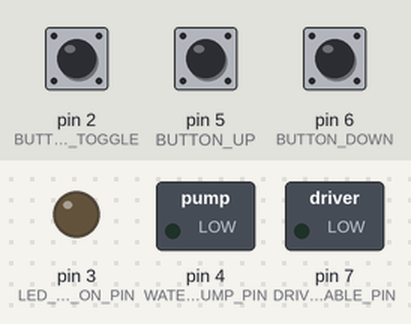
Bench run of a sketch on a simulated Arduino Nano, built with avr-gcc and run on an emulated ATmega328P. Parts: switched loads named in the sketch (green lamp = pin HIGH), output pins drawn as LEDs (lit = HIGH). The test bench sets the inputs (shaded band); at power-on: pin 2 (BUTTON_TOGGLE) HIGH, pin 5 (BUTTON_UP) HIGH, pin 6 (BUTTON_DOWN) HIGH.

Above: at 1.2 s.
1.3 s: pin 2 (BUTTON_TOGGLE) pulled LOW for 0.15 s
At 1.9 s:
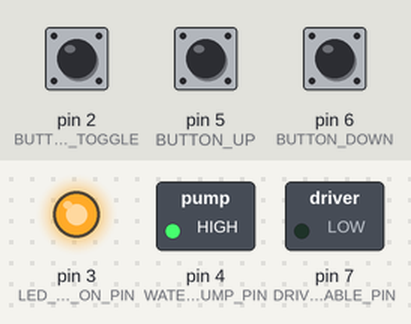
2.9 s: pin 2 (BUTTON_TOGGLE) pulled LOW for 1 s
At 4.2 s:
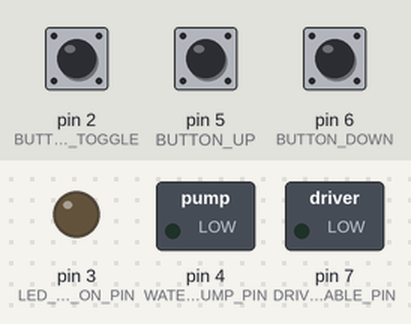
5.4 s: pin 2 (BUTTON_TOGGLE) pulled LOW for 3.2 s
At 6.0 s:
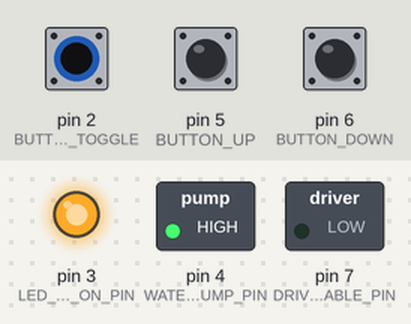
Timing chart, 0 to 8.4 s (numbered marks = the images above; inputs shaded):
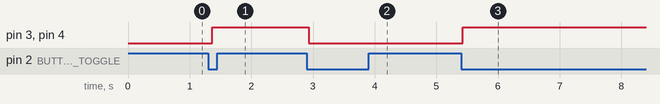

The sketch:

main.ino
```cpp
/*! @mainpage Arduino Water Dispenser
 * @date Monday, May 1, 2023
 * @authors Agustin de Vedia
 *
 * @file main.ino Main program script for Arduino.
 * Refer to src\ for the implementation of the modules.
 *
 * @note Program is designed to run in an Arduino Nano.
 */

//=====[Libraries]=============================================================

#include ".\src\Tray\tray.h"
#include ".\src\WaterPump\waterPump.h"
#include ".\src\UserInterface\userInterface.h"

//=====[Declaration of public defines]=========================================

#define MAINLOOP_TIME_INCREMENT_MS 10 ///< Time interval to update modules.

//=====[Declaration of public global variables]================================

bool blockWaterFlow = false; ///< Boolean to indicate if the flow of water should be suspended.

//=====[Main setup function, the program entry point after power on or reset]==

/**
 * @brief Main setup function.
 *
 */
void setup() {
    trayInit(MAINLOOP_TIME_INCREMENT_MS);
    waterPumpInit(MAINLOOP_TIME_INCREMENT_MS);
    userInterfaceInit(MAINLOOP_TIME_INCREMENT_MS);

    Serial.begin(9600); // Debug
}

//=====[Main loop function, the program entry point after power on or reset]===

/**
 * @brief Mainloop.
 *
 */
void loop() {
    blockWaterFlow = trayUpdate();
    waterPumpUpdate(blockWaterFlow);

    userInterfaceUpdate();

    delay(MAINLOOP_TIME_INCREMENT_MS);
}
```

motor.cpp
```cpp
//=====[Libraries]=============================================================

#include "motor.h"

#include <Arduino.h>

//=====[Declaration of private defines]========================================

#define PRESSED LOW // PULL UP
#define NOT_PRESSED HIGH // PULL UP
#define BUTTON_UP 5 // PULL UP
#define BUTTON_DOWN 6 // PULL UP
#define DRIVER_ENABLE_PIN 7
#define DEBOUNCE_MOTOR_BUTTON_TIME_MS 40
#define MOTOR_RUNNING_SPEED 150
#define MOTOR_LED_PIN 8

//=====[Declaration of private data types]=====================================

typedef enum {
    MOTOR_IN_PLACE,
    MOTOR_GOING_UP,
    MOTOR_GOING_DOWN,
    //MOTOR_DEBOUNCE_UP,
    //MOTOR_DEBOUNCE_DOWN
} MotorStatus_t;

//=====[Declaration and initialization of private global variables]============

static MotorStatus_t motorStatus;
static int timeIncrement_ms;

//=====[Declarations (prototypes) of private functions]========================

/**
 *  @brief Makes the tray move upwards.
 *
 */
static void goUp();

/**
 *  @brief Makes the tray move upwards.
 *
 */
static void goDown();

/**
 *  @brief Makes the tray stop moving.
 *
 */
static void standStill();

//=====[Implementations of public functions]===================================

void motorInit(int dt)
{
    pinMode(BUTTON_UP, INPUT_PULLUP);
    pinMode(BUTTON_DOWN, INPUT_PULLUP);

    pinMode(DRIVER_ENABLE_PIN, OUTPUT);
    digitalWrite(DRIVER_ENABLE_PIN, LOW);

    motorStatus = MOTOR_IN_PLACE;

    timeIncrement_ms = dt;
}

bool motorUpdate()
{
    // static int accumulatedDebounceMotorButtonTime = 0;
    // static bool buttonUpTentativePressed = false;
    // static bool buttonDownTentativePressed = false;

    switch(motorStatus) {
        case MOTOR_IN_PLACE:
            if(digitalRead(BUTTON_DOWN) == PRESSED) {
                //buttonDownTentativePressed = true;
                motorStatus = MOTOR_GOING_DOWN; //MOTOR_DEBOUNCE_DOWN;
            } else if(digitalRead(BUTTON_UP) == PRESSED) {
                // buttonUpTentativePressed = true;
                motorStatus = MOTOR_GOING_UP; //MOTOR_DEBOUNCE_UP;
            }
            standStill();
            break;
        case MOTOR_GOING_UP:
            if(digitalRead(BUTTON_UP) == NOT_PRESSED) {
                //buttonUpTentativePressed = false;
                motorStatus = MOTOR_IN_PLACE; // MOTOR_DEBOUNCE_UP;
            }
            goUp();
            break;
        case MOTOR_GOING_DOWN:
            if(digitalRead(BUTTON_DOWN) == NOT_PRESSED) {
                //buttonDownTentativePressed = false;
                motorStatus = MOTOR_IN_PLACE; // MOTOR_DEBOUNCE_DOWN;
            }
            goDown();
            break;
        /*
        case MOTOR_DEBOUNCE_UP:
            if(accumulatedDebounceMotorButtonTime >= DEBOUNCE_MOTOR_BUTTON_TIME_MS) {
                if(buttonUpTentativePressed) {
                    if(digitalRead(BUTTON_UP) == PRESSED)
                        motorStatus = MOTOR_GOING_UP;
                    else {
                        motorStatus = MOTOR_IN_PLACE;
                        buttonUpTentativePressed = false;
                    }
                } else {
                    if(digitalRead(BUTTON_UP) == NOT_PRESSED)
                        motorStatus = MOTOR_IN_PLACE;
                    else {
                        motorStatus: MOTOR_GOING_UP;
                        buttonUpTentativePressed = true;
                    }
                }
                accumulatedDebounceMotorButtonTime = 0;
            } else {
                accumulatedDebounceMotorButtonTime += timeIncrement_ms;
            }
            break;
        case MOTOR_DEBOUNCE_DOWN:
            if(accumulatedDebounceMotorButtonTime >= DEBOUNCE_MOTOR_BUTTON_TIME_MS) {
                if(buttonDownTentativePressed) {
                    if(digitalRead(BUTTON_DOWN) == PRESSED)
                        motorStatus = MOTOR_GOING_DOWN;
                    else {
                        motorStatus = MOTOR_IN_PLACE;
                        buttonDownTentativePressed = false;
                    }
                } else {
                    if(digitalRead(BUTTON_DOWN) == NOT_PRESSED)
                        motorStatus = MOTOR_IN_PLACE;
                    else {
                        motorStatus = MOTOR_GOING_DOWN;
                        buttonDownTentativePressed = true;
                    }
                }
                accumulatedDebounceMotorButtonTime = 0;
            } else {
                accumulatedDebounceMotorButtonTime += timeIncrement_ms;
            }
            break;
        */
        default:
            motorStatus = MOTOR_IN_PLACE;
            // buttonDownTentativePressed = false;
            // buttonDownTentativePressed = false;
    }

    /*
    if( motorStatus == MOTOR_GOING_UP || motorStatus == MOTOR_GOING_DOWN)
        return true;
    return false;
    */

    if(motorStatus == MOTOR_IN_PLACE)
        return false;
    return true;
}

bool isMotorInPlace()
{
    return motorStatus == MOTOR_IN_PLACE;
}


bool isMotorMovingUp()
{
    return motorStatus == MOTOR_GOING_UP;
}


bool isMotorMovingDown()
{
    return motorStatus == MOTOR_GOING_DOWN;
}

//=====[Implementations of private functions]==================================

static void goUp()
{
    // #TODO: Update output pins so motor goes up.
    digitalWrite(MOTOR_LED_PIN, HIGH);
}

static void goDown()
{
    // #TODO: Update output pins so motor goes down.
    digitalWrite(MOTOR_LED_PIN, HIGH);
}

static void standStill()
{
    // #TODO: Update output pins so motor does not move.
    digitalWrite(MOTOR_LED_PIN, LOW);
}
```

motor.h
```cpp
//=====[#include guards - begin]===============================================

#ifndef _MOTOR_H_
#define _MOTOR_H_

/*
    Module description.
    Pinout.
*/

//=====[Declarations (prototypes) of public functions]=========================

/**
 *  @brief Initialices the motors, divers and related pins.
 *  @param[dt] How often to update the motors.
 */
void motorInit(int dt);

/**
 *  @brief Updates the motor according to input pins.
 *  @return Boolean indicating whether the motors are in motion or not.
 */
bool motorUpdate();

/**
 * @brief Returns boolean indicating if the tray is standing still.
 *
 * @return true If the tray is still.
 * @return false If the tray is moving.
 */
bool isMotorInPlace();

/**
 * @brief Returns boolean indicating if the tray is moving up.
 *
 * @return true If the tray is moving up.
 * @return false If the tray is not moving up.
 */
bool isMotorMovingUp();

/**
 * @brief Returns boolean indicating if the tray is moving down.
 *
 * @return true If the tray is moving down.
 * @return false If the tray is not moving down.
 */
bool isMotorMovingDown();

//=====[#include guards - end]=================================================

#endif // _MOTOR_H_
```

positions.cpp
```cpp
//=====[Libraries]=============================================================

#include "positions.h"

#include <Arduino.h>

//=====[Declaration of private defines]========================================

//=====[Declaration of private data types]=====================================

//=====[Declaration and initialization of private global variables]============

//=====[Declarations (prototypes) of private functions]========================

//=====[Implementations of public functions]===================================

//=====[Implementations of private functions]==================================
```

positions.h
```cpp
//=====[#include guards - begin]===============================================

#ifndef _POSITIONS_H_
#define _POSITIONS_H_

/*
    Module description.
    Pinout.
*/

//=====[Declarations (prototypes) of public functions]=========================

//=====[#include guards - end]=================================================

#endif _POSITIONS_H_
```

tray.cpp
```cpp
//=====[Libraries]=============================================================

#include "tray.h"
#include ".\Motor\motor.h"
#include ".\Positions\positions.h"

#include <Arduino.h>

//=====[Declaration of private defines]========================================

//=====[Declaration of private data types]=====================================

typedef enum {
    TRAY_IN_PLACE,
    TRAY_GOING_UP,
    TRAY_GOING_DOWN,
    TRAY_MOVING_TO_POSITION
} TrayStatus_t;

typedef enum {
    POSITION_1,
    POSITION_2,
    POSITION_3,
    POSITION_X
} Position_t;

//=====[Declaration and initialization of private global variables]============

//=====[Declarations (prototypes) of private functions]========================

void moveToPosition(Position_t pos);

//=====[Implementations of public functions]===================================

void trayInit(int dt)
{
    motorInit(dt);
}

bool trayUpdate()
{
    return motorUpdate();
}

bool isTrayInPlace()
{
    return isMotorInPlace();
}

bool isTrayMovingUp()
{
    return isMotorMovingUp();
}

bool isTrayMovingDown()
{
    return isMotorMovingDown();
}

//=====[Implementations of private functions]==================================


void moveToPosition(Position_t pos)
{
    // TODO: Implement
}
```

tray.h
```cpp
//=====[#include guards - begin]===============================================

#ifndef _TRAY_H_
#define _TRAY_H_

/*
    Module description.
    Pinout.
*/

//=====[Declarations (prototypes) of public functions]=========================

/**
 * @brief Initialices Tray.
 * @param[dt] How often to update the motors.
 */
void trayInit(int dt);

/**
 * @brief Updates Tray status and pins.
 * @return Boolean indicating whether the tray is in motion or not.
 */
bool trayUpdate();

/**
 * @brief Returns boolean indicating if the tray is standing still.
 *
 * @return true If the tray is still.
 * @return false If the tray is moving.
 */
bool isTrayInPlace();

/**
 * @brief Returns boolean indicating if the tray is moving up.
 *
 * @return true If the tray is moving up.
 * @return false If the tray is not moving up.
 */
bool isTrayMovingUp();

/**
 * @brief Returns boolean indicating if the tray is moving down.
 *
 * @return true If the tray is moving down.
 * @return false If the tray is not moving down.
 */
bool isTrayMovingDown();


//=====[#include guards - end]=================================================

#endif _TRAY_H_
```

userInterface.h
```cpp
//=====[#include guards - begin]===============================================

#ifndef _USER_INTERFACE_H_
#define _USER_INTERFACE_H_

/*
    Module description.
    Pinout.
*/

//=====[Declarations (prototypes) of public functions]=========================

/**
 *  @brief Initialices the modules and related pins.
 *
 */
void userInterfaceInit(int dt);

/**
 *  @brief Initialices updates the modules related to the user interface.
 *
 */
void userInterfaceUpdate();

//=====[#include guards - end]=================================================

#endif // _USER_INTERFACE_H_
```

waterPump.cpp
```cpp
//=====[Libraries]=============================================================

#include "waterPump.h"

#include <Arduino.h>

//=====[Declaration of private defines]========================================

#define PRESSED LOW // PULL UP
#define NOT_PRESSED HIGH // PULL UP
#define BUTTON_TOGGLE 2 // PULL UP
#define LED_FLOW_ON_PIN 3
#define WATER_PUMP_PIN 4 // Send PWM.

#define DEBOUNCE_WATER_PUMP_BUTTON_TIME_MS 40

#define FLOW_RATE 50 // 255: full power. 50: 20% aprox.
#define NO_FLOW 0

//=====[Declaration of private data types]=====================================

typedef enum {
    FLOWING,
    NOT_FLOWING,
    DEBOUNCE_TOGGLE_BUTTON
} WaterPumpStatus_t;

//=====[Declaration and initialization of private global variables]============

static WaterPumpStatus_t waterPumpStatus;
static int timeIncrement_ms;
static bool waterFlowing;

//=====[Declarations (prototypes) of private functions]========================

/**
 *  @brief Starts water flow.
 *
 */
static void startFlow();

/**
 *  @brief Stops water flow.
 *
 */
static void stopFlow();

//=====[Implementations of public functions]===================================

void waterPumpInit(int dt)
{
    pinMode(BUTTON_TOGGLE, INPUT_PULLUP);
    pinMode(LED_FLOW_ON_PIN, OUTPUT);
    pinMode(WATER_PUMP_PIN, OUTPUT);

    waterPumpStatus = NOT_FLOWING;
    stopFlow();

    timeIncrement_ms = dt;
}

bool waterPumpUpdate(bool flowBlock)
{
    static int accumulatedToggleButtonTime = 0;

    static bool toggleButtonPressed = false;
    static bool toggleButtonTentativePressed = false;

    switch(waterPumpStatus) {
        case FLOWING:
            if(flowBlock)
                waterPumpStatus = NOT_FLOWING;
            else {
                if(!waterFlowing)
                    startFlow();
                if(!toggleButtonPressed) {
                    if(digitalRead(BUTTON_TOGGLE) == PRESSED) {
                        toggleButtonTentativePressed = true;
                        waterPumpStatus = DEBOUNCE_TOGGLE_BUTTON;
                    }
                } else {
                    if(digitalRead(BUTTON_TOGGLE) == NOT_PRESSED) {
                        toggleButtonTentativePressed = false;
                        waterPumpStatus = DEBOUNCE_TOGGLE_BUTTON;
                    }
                }
            }
            break;
        case NOT_FLOWING:
            if(waterFlowing)
                stopFlow();
            if(!toggleButtonPressed) {
                if(digitalRead(BUTTON_TOGGLE) == PRESSED) {
                    toggleButtonTentativePressed = true;
                    waterPumpStatus = DEBOUNCE_TOGGLE_BUTTON;
                }
            } else {
                    if(digitalRead(BUTTON_TOGGLE) == NOT_PRESSED) {
                        toggleButtonTentativePressed = false;
                        waterPumpStatus = DEBOUNCE_TOGGLE_BUTTON;
                    }
                }
            break;
        case DEBOUNCE_TOGGLE_BUTTON:
            if(accumulatedToggleButtonTime >= DEBOUNCE_WATER_PUMP_BUTTON_TIME_MS) {
                if(toggleButtonTentativePressed) {
                    if(digitalRead(BUTTON_TOGGLE) == PRESSED) {
                        toggleButtonPressed = true;
                        if(waterFlowing)
                            waterPumpStatus = NOT_FLOWING;
                        else
                            waterPumpStatus = FLOWING;
                    } else {
                        if(waterFlowing)
                            waterPumpStatus = FLOWING;
                        else
                            waterPumpStatus = NOT_FLOWING;
                    }
                } else {
                    if(digitalRead(BUTTON_TOGGLE) == NOT_PRESSED)
                        toggleButtonPressed = false;
                    if(waterFlowing)
                        waterPumpStatus = FLOWING;
                    else
                        waterPumpStatus = NOT_FLOWING;
                }
            } else {
                accumulatedToggleButtonTime += timeIncrement_ms;
            }
            break;
        default:
            waterPumpStatus = NOT_FLOWING;
    }

    return waterFlowing;
}

bool isWaterFlowing()
{
    return waterFlowing;
}

//=====[Implementations of private functions]==================================

static void startFlow()
{
    waterFlowing = true;
    digitalWrite(WATER_PUMP_PIN, HIGH);
    digitalWrite(LED_FLOW_ON_PIN, HIGH);
}

static void stopFlow()
{
    waterFlowing = false;
    digitalWrite(WATER_PUMP_PIN, LOW);
    digitalWrite(LED_FLOW_ON_PIN, LOW);
}
```

waterPump.h
```cpp
//=====[#include guards - begin]===============================================

#ifndef _WATER_PUMP_H_
#define _WATER_PUMP_H_

/*
    Module description.
    Pinout.
*/

//=====[Declarations (prototypes) of public functions]=========================

/**
 *  @brief Initialices the water pump and related pins.
 *  @param[in] dt How often to update the water pump.
 */
void waterPumpInit(int dt);

/**
 *  @brief Updates the water pump according to input pins
 * and flowBlock if activated.
 *  @param[in] flowBlock Boolean indicating whether the
 * water flow should be activated or not due to system
 * interaction.
 * @return Boolean indicating if the water is flowing.
 */
bool waterPumpUpdate(bool flowBlock);

/**
 * @brief Return Boolean indicating water flow.
 *
 * @return true if water is flowing.
 * @return false false if water is not flowing.
 */
bool isWaterFlowing();

//=====[#include guards - end]=================================================

#endif //_WATER_PUMP_H_
```

Measured:
- after the input at 1.3 s, pin 3 (LED_FLOW_ON_PIN), pin 4 (WATER_PUMP_PIN): LOW → HIGH after 0.06 s
- after the input at 2.9 s, pin 3 (LED_FLOW_ON_PIN), pin 4 (WATER_PUMP_PIN): HIGH → LOW at once
- after the input at 5.4 s, pin 3 (LED_FLOW_ON_PIN), pin 4 (WATER_PUMP_PIN): LOW → HIGH at once
